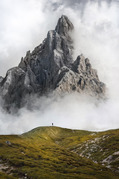
#> input picture chatoic/python pic.jpg, 119 x 179 px, found by its file name
$ python seed.py
#> lines starting #> are read from the running program, lines starting #| are printed output that depends on the picture
from PIL import Image
import numpy as np
import pandas as pd

# Define key value
key_value = 42  # Isse adjust kar sakte ho for better randomness

# Load the image and convert to grayscale
image_path = "chatoic\python pic.jpg"
img = Image.open(image_path).convert('L')
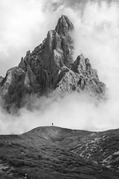
#> img: PIL image 119x179 L; min 9, max 255, mean 149.2
img_array = np.array(img, dtype=np.uint8)  # Ensure dtype is uint8

# Generate chaotic random numbers using the key
np.random.seed(key_value)  # Fixed seed for reproducibility
chaotic_numbers = np.random.randint(0, 256, img_array.shape, dtype=np.uint8)  # Full grayscale range

# Save chaotic numbers
pd.DataFrame(chaotic_numbers).to_csv("chaotic_numbers.csv", index=False, header=False)
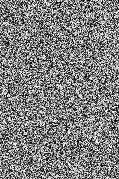
#> chaotic_numbers: shape (179, 119); min 0, max 255, mean 127.2

# Encrypt image using XOR
xor_image = np.bitwise_xor(img_array, chaotic_numbers)
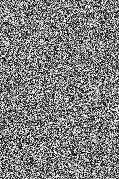
#> xor_image: shape (179, 119); min 0, max 255, mean 126.5

# Save and show encrypted image
encrypted_img = Image.fromarray(xor_image)
encrypted_img.save("Xored-pixeled.png")
encrypted_img.show()

# Decrypt image (apply XOR again)
chaotic_numbers_loaded = pd.read_csv("chaotic_numbers.csv", header=None).values.astype(np.uint8)
#> (reads chatoic/chaotic_numbers.csv from the repository)
decrypted_image = np.bitwise_xor(xor_image, chaotic_numbers_loaded)

# Save and show decrypted image
decrypted_img = Image.fromarray(decrypted_image)
decrypted_img.save("Decrypted-image.png")
decrypted_img.show()
